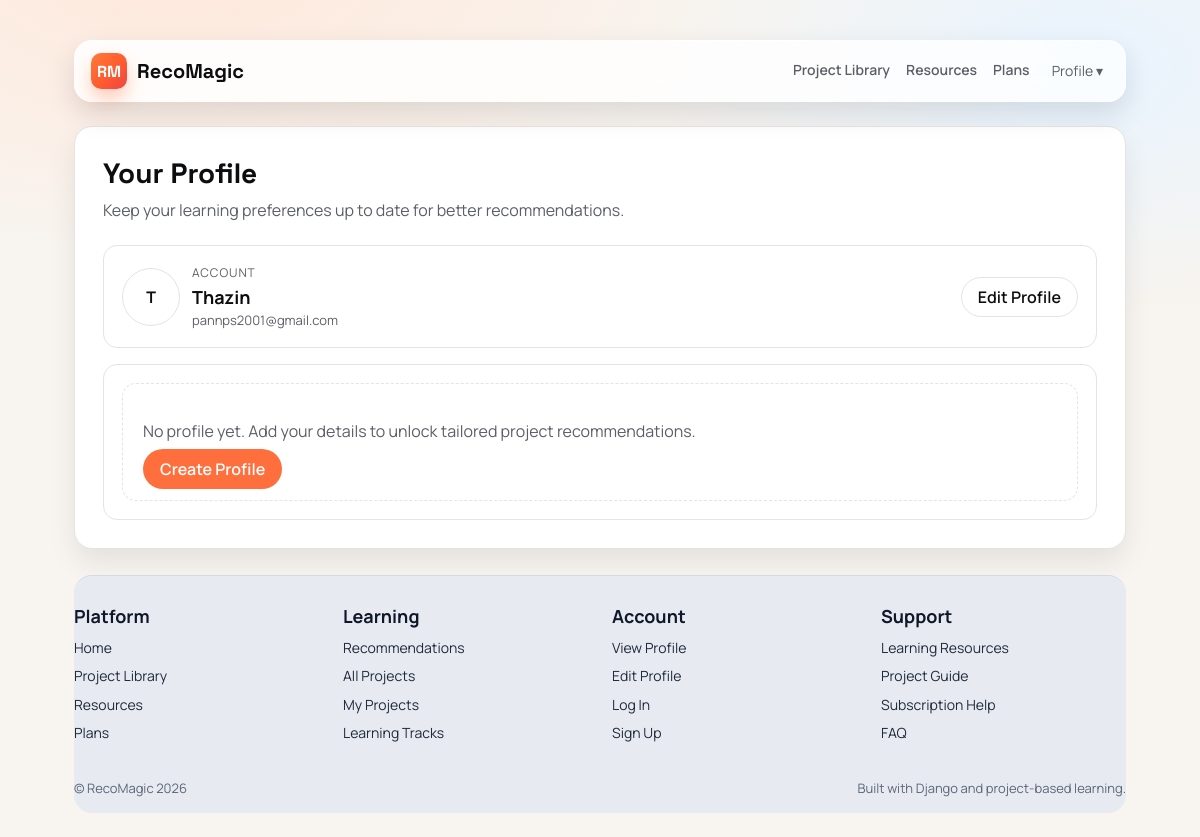
Page /profile/ (signed in) on the earlier database version.
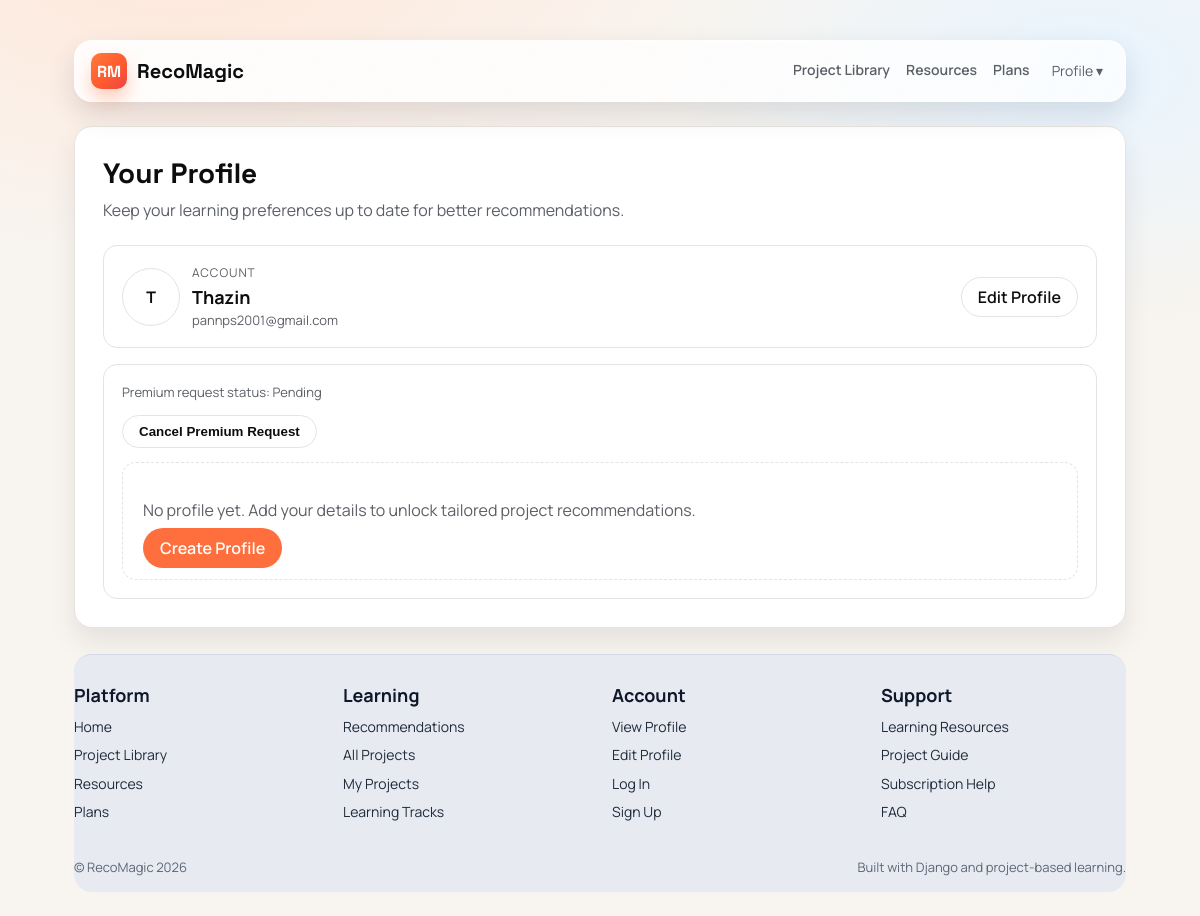
Same page on the later database version.
### users/models.py (models this page shows, shortened)
class PremiumRequest(models.Model):
    STATUS_CHOICES = [
        ("pending", "Pending"),
        ("approved", "Approved"),
        ("rejected", "Rejected"),
    ]
    user = models.ForeignKey(settings.AUTH_USER_MODEL, on_delete=models.CASCADE)
    plan = models.ForeignKey("Plan", on_delete=models.PROTECT, blank=True, null=True)
    status = models.CharField(max_length=20, choices=STATUS_CHOICES, default="pending")
    requested_at = models.DateTimeField(auto_now_add=True)
    reviewed_at = models.DateTimeField(blank=True, null=True)
    user_notified_at = models.DateTimeField(blank=True, null=True)
    note = models.TextField(blank=True)
    class Meta:
        ordering = ["-requested_at", "-id"]
        constraints = [
            models.UniqueConstraint(
                fields=["user"],
                condition=Q(status="pending"),
                name="users_one_pending_premium_request_per_user",
            )
        ]

### users/views.py (the view)
# urls.py: path("profile/", views.profile_view, name="profile_view"),
@login_required
def profile_view(request):
    profile = UserProfile.objects.filter(user=request.user).first()
    premium_request = _get_latest_premium_request(request.user)
    premium_review_notice = _mark_review_notice(request.user)
    saved = request.GET.get("saved") == "1"
    return render(
        request,
        "users/profile_view.html",
        {
            "profile": profile,
            "premium_request": premium_request,
            "premium_review_notice": premium_review_notice,
            "saved": saved,
        },
    )

### users/views.py (called while the page is built)
def _get_latest_premium_request(user):
    try:
        return PremiumRequest.objects.filter(user=user).order_by("-requested_at", "-id").first()
    except OperationalError:
        return None

def _get_latest_reviewed_premium_request(user):
    try:
        return (
            PremiumRequest.objects.filter(user=user, status__in=["approved", "rejected"])
            .order_by("-reviewed_at", "-requested_at", "-id")
            .first()
        )
    except OperationalError:
        return None

def _mark_review_notice(user):
    reviewed_request = _get_latest_reviewed_premium_request(user)
    if not reviewed_request or not reviewed_request.reviewed_at:
        return None
    if reviewed_request.user_notified_at and reviewed_request.user_notified_at >= reviewed_request.reviewed_at:
        return None
    reviewed_request.user_notified_at = timezone.now()
    reviewed_request.save(update_fields=["user_notified_at"])
    return reviewed_request

### users/templates/users/profile_view.html (shortened to what this page needs)
{% extends "users/base.html" %}
{% block content %}
<h1 class="page-title">Your Profile</h1>
<p class="page-sub">Keep your learning preferences up to date for better recommendations.</p>
<div class="profile-view-stack">
    <section class="profile-view-card">
        <div class="profile-view-user">
            <div class="profile-view-user-main">
                {% if profile and profile.profile_picture %}
                    <img class="profile-view-avatar" src="{{ profile.profile_picture.url }}" alt="Profile picture" />
                {% else %}
                    <div class="profile-view-fallback">{{ user.username|slice:':1'|upper }}</div>
                {% endif %}
                <div>
                    <span>Account</span>
                    <strong>{{ user.username }}</strong>
                    <div class="helper-text">{{ user.email }}</div>
                </div>
            </div>
            <a class="btn" href="{% url 'profile_edit' %}">Edit Profile</a>
        </div>
    </section>
    <section class="profile-view-card">
        {% if premium_request %}
            <p class="helper-text" style="margin: 0 0 14px;">Premium request status: {{ premium_request.status|title }}</p>
            {% if premium_request.status == 'pending' %}
                <form method="post" action="{% url 'cancel_premium_request' %}" style="margin-bottom: 14px;">
                    <button class="btn" type="submit">Cancel Premium Request</button>
                </form>
            {% endif %}
        {% endif %}
        {% if profile %}
            <div class="profile-grid">
                <div class="info-card">
                    <span>Field</span>
                    <strong>{{ profile.field }}</strong>
                </div>
                <div class="info-card">
                    <span>Target Role</span>
                    <strong>{{ profile.target_role }}</strong>
                </div>
                <div class="info-card">
                    <span>Skill Level</span>
                    <strong>{{ profile.skill_level }}</strong>
                </div>
                <div class="info-card">
                    <span>Tech Preference</span>
                    <strong>{{ profile.tech_preference }}</strong>
                </div>
                <div class="info-card">
                    <span>Learning Goal</span>
                    <strong>{{ profile.learning_goal }}</strong>
                </div>
                <div class="info-card">
                    <span>Interest Tags</span>
                    <strong>{{ profile.interest_tags }}</strong>
                </div>
            </div>
            <div class="form-actions" style="margin-top: 14px;">
                <a class="btn btn-primary" href="{% url 'recommendations' %}">View Recommendations</a>
            </div>
        {% else %}
            <div class="empty-state">
                <p>No profile yet. Add your details to unlock tailored project recommendations.</p>
                <a class="btn btn-primary" href="{% url 'profile_edit' %}">Create Profile</a>
            </div>
        {% endif %}
    </section>
</div>
{% endblock %}

Differences in the rows shown:
added PremiumRequest: status "Pending"
Other differences:
text now shown: "Premium request status: Cancel Premium Request"
